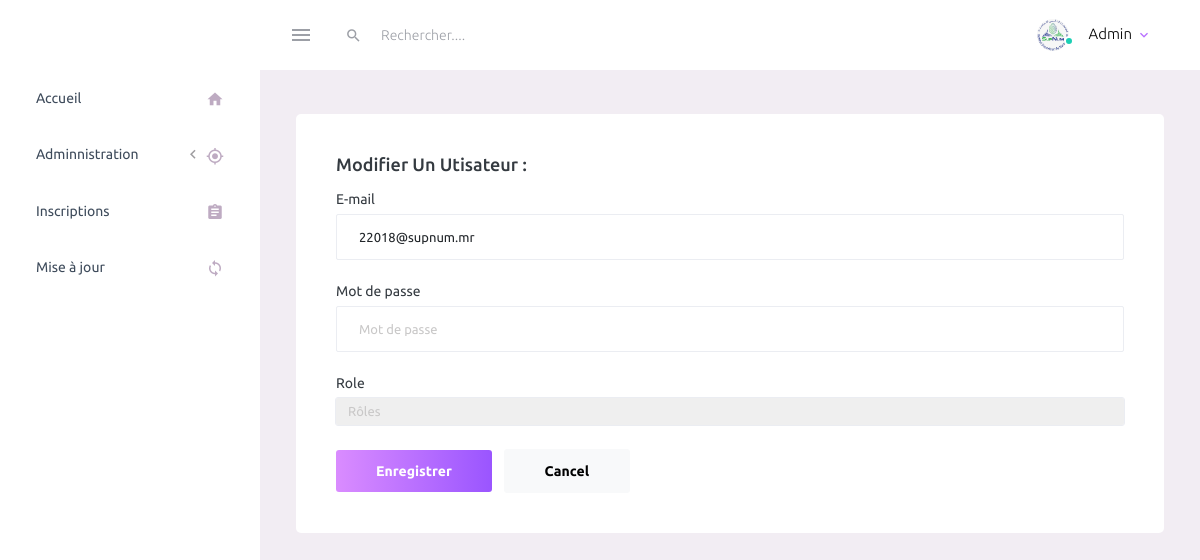
/admin/modifier_utilisateur.php?id_user=2 (signed in), run on an earlier commit of the app's database.
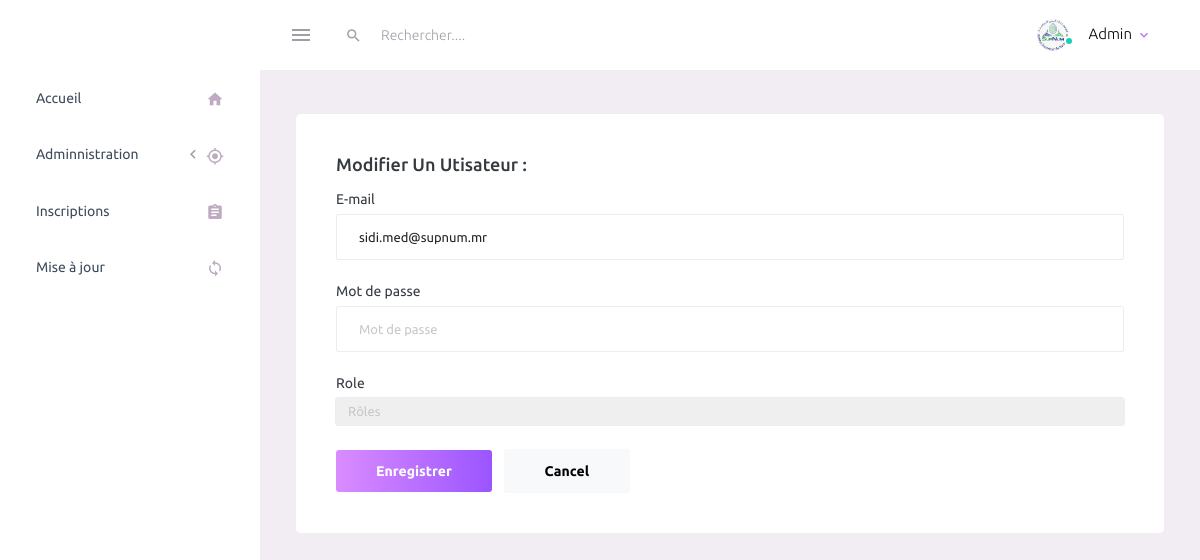
And on a later commit of the database.
### tables this page shows
CREATE TABLE `utilisateur` (
`id_user` int(10) PRIMARY KEY AUTO_INCREMENT ,
`login` varchar(50) DEFAULT NULL,
`pwd` varchar(100) DEFAULT NULL,
`active` tinyint(1) DEFAULT 1 COMMENT '1=Active | 0=Inactive',
`code` varchar(20) DEFAULT NULL,
`id_role` int(10) DEFAULT NULL ,
FOREIGN KEY (id_role) REFERENCES role(id_role)
);

### admin/modifier_utilisateur.php (the view, shortened to what this page needs)
<?php
include_once "../connexion.php";
?>
<?php
        $id_user = $_GET['id_user'];
        $req = mysqli_query($conn , "SELECT * FROM utilisateur WHERE id_user = $id_user");
        $row = mysqli_fetch_assoc($req);
include "nav_bar.php";
?>
<div class="main-panel">
<div class="content-wrapper">
        <div class="row">
            <div class="col-12 grid-margin stretch-card">
                <div class="card">
                  <div class="card-body">
                    <h4 class="card-title">Modifier un utisateur : </h4>
                      <form action="" method="POST" class="forms-sample">
                      <div class="form-group">
                        <label for="exampleInputName1">E-mail</label>
                        <input type="email" class="form-control" id="exampleInputName1" placeholder="E-mail" name="login" value="<?=$row['login']?>">
                      </div>
                      <div class="form-group">
                        <label for="exampleInputName1">Mot de passe</label>
                        <input type="password" name="pwd" class="form-control" id="exampleInputName1" placeholder="Mot de passe" >
                      </div>
                      <div class="form-group">
                            <label  >Role</label>
                            <div class="col-md-12" >
                            <select  name="role" id="modi1" class = "form-control">
                                <option selected disabled> Rôles</option>
                            </select>
                            </div>
                        </div>
                      <button type="submit" name="button" class="btn btn-gradient-primary me-2">Enregistrer</button>
                      <a href="utilisateurs.php" class="btn btn-light">Cancel</a>
                    </form>
                  </div>
                </div>
              </div>
        </div>
    </div>
    </div>
</div>

What changed in the data, as far as the page shows it:
changed utilisateur: login "22018@supnum.mr" → "sidi.med@supnum.mr"
